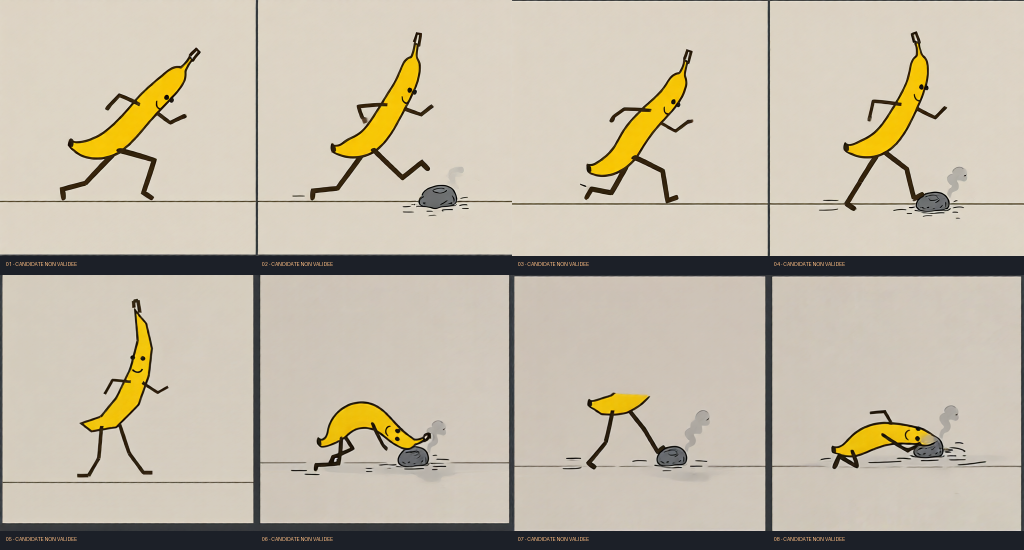
#> input picture validation/v54-universal-a/TEST_A_PLANCHE_CANDIDATE.png, 2048 x 1100 px (shown at 1/2 size)
$ python offline_character_cutout.py ../validation/v54-universal-a/TEST_A_PLANCHE_CANDIDATE.png
#> lines starting #> are read from the running program, lines starting #| are printed output that depends on the picture; after the words box and inside, x2 and y2 are one past the last pixel; in counts of white or black regions, pixels touching at a corner belong together
#!/usr/bin/env python3
"""Offline reference preprocessor for difficult illustration backgrounds.

Requires opencv-python and numpy on a desktop/CI runner; NOT an Android
on-device segmentation implementation. Outputs a transparent PNG and a mask.
Use only on artwork supplied with permission.
"""
import argparse
from pathlib import Path

import cv2
import numpy as np


def isolate(input_path: Path, output_path: Path, mask_path: Path, iterations: int = 7) -> dict:
#> called with iterations = 7
    original = cv2.imread(str(input_path), cv2.IMREAD_UNCHANGED)
#> original is the input picture: shape (1100, 2048, 3); mean B, G, R 168.1, 184.9, 193.7
    if original is None:
        raise ValueError(f"Cannot read image: {input_path}")
    if original.ndim != 3 or original.shape[2] not in (3, 4):
        raise ValueError("Expected RGB or RGBA artwork")
    # Do not destroy an already isolated character: retain its alpha.
    if original.shape[2] == 4 and np.any(original[:, :, 3] < 250):
        alpha = original[:, :, 3]
        if not cv2.imwrite(str(output_path), original) or not cv2.imwrite(str(mask_path), alpha):
            raise IOError("Unable to write output images")
        return {"width": original.shape[1], "height": original.shape[0],
                "foreground_fraction": float(np.count_nonzero(alpha) / alpha.size),
                "method": "existing_alpha"}
    image = original[:, :, :3]
    height, width = image.shape[:2]
#> height = 1100; width = 2048
    if width < 50 or height < 50:
        raise ValueError("Image too small for background separation")
    scale = min(1.0, 640.0 / max(height, width))
#> scale = 0.312
    sw, sh = max(2, round(width * scale)), max(2, round(height * scale))
#> sw = 640; sh = 344
    working = cv2.resize(image, (sw, sh), interpolation=cv2.INTER_AREA)
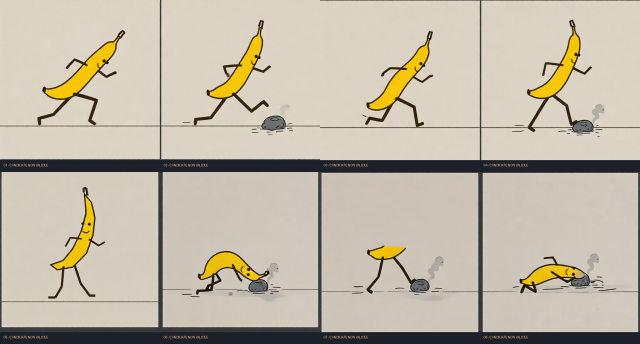
#> working: shape (344, 640, 3); mean B, G, R 168.1, 184.9, 193.7
    inset_x, inset_y = max(2, round(sw * 0.016)), max(2, round(sh * 0.05))
#> inset_x = 10; inset_y = 17
    rectangle = (inset_x, inset_y, sw - 2 * inset_x, sh - 2 * inset_y)
#> rectangle = (10, 17, 620, 310)
    labels = np.zeros((sh, sw), dtype=np.uint8)
    background = np.zeros((1, 65), np.float64)
    foreground = np.zeros((1, 65), np.float64)
    cv2.grabCut(working, labels, rectangle, background, foreground, iterations, cv2.GC_INIT_WITH_RECT)
    binary = np.where((labels == cv2.GC_FGD) | (labels == cv2.GC_PR_FGD), 255, 0).astype(np.uint8)
    binary = cv2.resize(binary, (width, height), interpolation=cv2.INTER_NEAREST)
    rgba = cv2.cvtColor(image, cv2.COLOR_BGR2BGRA)
    rgba[:, :, 3] = binary
    if not cv2.imwrite(str(output_path), rgba) or not cv2.imwrite(str(mask_path), binary):
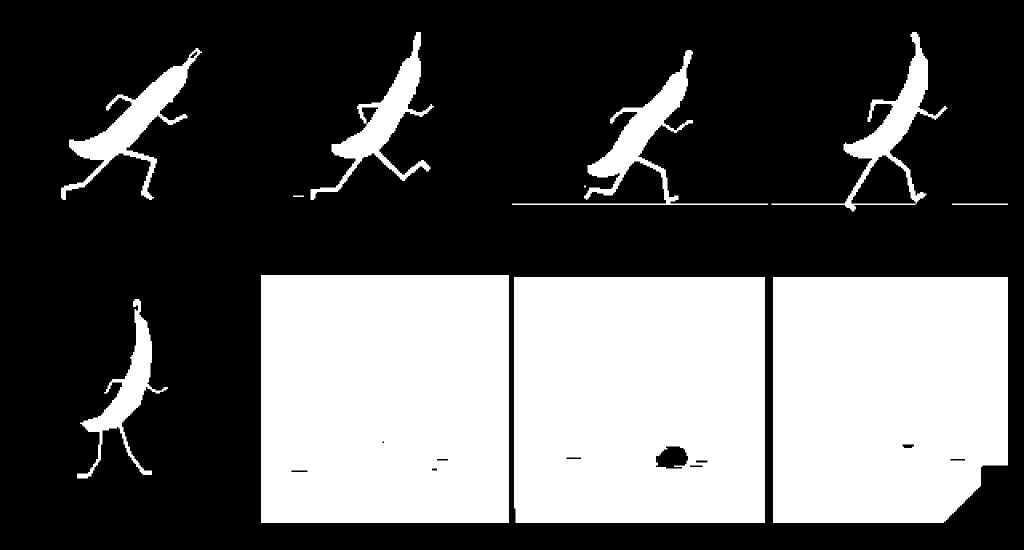
#> saved as character_mask.png: shape (1100, 2048) (shown at 1/2 size); 35.4% white; 11 white regions (1 under 20 px), largest, box (x1, y1, x2, y2) and area: (522, 550, 1018, 1046) 245805, (1028, 554, 1530, 1046) 244479, (1546, 554, 2016, 1046) 222003
        raise IOError("Unable to write output images")
    return {"width": width, "height": height, "foreground_fraction": float(np.count_nonzero(binary) / binary.size)}


if __name__ == "__main__":
    parser = argparse.ArgumentParser(description=__doc__)
    parser.add_argument("image", type=Path)
    parser.add_argument("--output", type=Path, default=Path("character_cutout.png"))
    parser.add_argument("--mask", type=Path, default=Path("character_mask.png"))
    args = parser.parse_args()
    print(isolate(args.image, args.output, args.mask))
